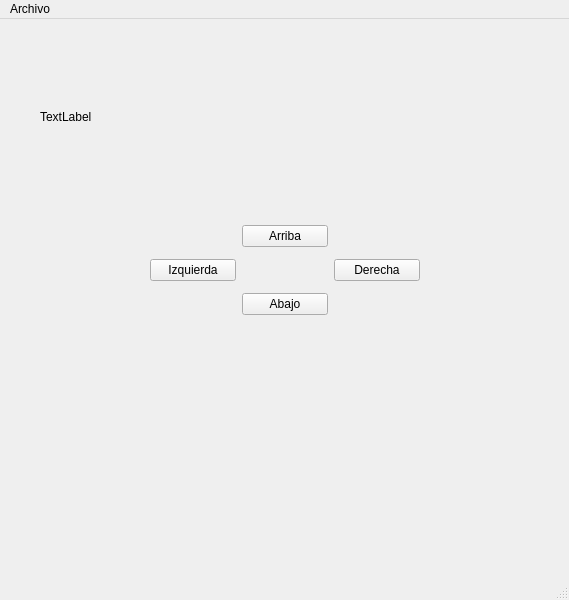
<?xml version="1.0" encoding="UTF-8"?>
<ui version="4.0">
 <class>Juego</class>
 <widget class="QMainWindow" name="Juego">
  <property name="geometry">
   <rect>
    <x>0</x>
    <y>0</y>
    <width>569</width>
    <height>600</height>
   </rect>
  </property>
  <property name="windowTitle">
   <string>Juego</string>
  </property>
  <widget class="QWidget" name="centralwidget">
   <widget class="QWidget" name="widget" native="true">
    <property name="geometry">
     <rect>
      <x>40</x>
      <y>12</y>
      <width>494</width>
      <height>171</height>
     </rect>
    </property>
    <property name="maximumSize">
     <size>
      <width>16777215</width>
      <height>16777215</height>
     </size>
    </property>
    <layout class="QHBoxLayout" name="horizontalLayout">
     <item>
      <widget class="QLabel" name="label">
       <property name="text">
        <string>TextLabel</string>
       </property>
      </widget>
     </item>
    </layout>
   </widget>
   <widget class="QWidget" name="widget_2" native="true">
    <property name="geometry">
     <rect>
      <x>150</x>
      <y>200</y>
      <width>270</width>
      <height>105</height>
     </rect>
    </property>
    <layout class="QGridLayout" name="gridLayout">
     <item row="3" column="1">
      <widget class="QPushButton" name="btnAbajo">
       <property name="text">
        <string>Abajo</string>
       </property>
      </widget>
     </item>
     <item row="2" column="2">
      <widget class="QPushButton" name="btnDerecha">
       <property name="text">
        <string>Derecha</string>
       </property>
      </widget>
     </item>
     <item row="2" column="0">
      <widget class="QPushButton" name="btnIzqueirda">
       <property name="text">
        <string>Izquierda</string>
       </property>
      </widget>
     </item>
     <item row="1" column="1">
      <widget class="QPushButton" name="btnArriba">
       <property name="text">
        <string>Arriba</string>
       </property>
      </widget>
     </item>
    </layout>
   </widget>
  </widget>
  <widget class="QMenuBar" name="menubar">
   <property name="geometry">
    <rect>
     <x>0</x>
     <y>0</y>
     <width>569</width>
     <height>22</height>
    </rect>
   </property>
   <widget class="QMenu" name="menuArchivo">
    <property name="title">
     <string>Archivo</string>
    </property>
    <addaction name="actionConfigraci0n"/>
    <addaction name="separator"/>
    <addaction name="actionSalir"/>
   </widget>
   <addaction name="menuArchivo"/>
  </widget>
  <widget class="QStatusBar" name="statusbar"/>
  <action name="actionConfigraci0n">
   <property name="text">
    <string>Configración</string>
   </property>
  </action>
  <action name="actionSalir">
   <property name="text">
    <string>Salir</string>
   </property>
  </action>
 </widget>
 <resources/>
 <connections/>
</ui>
